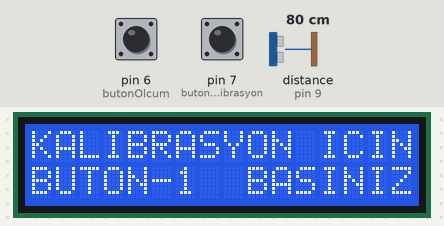
A sketch run on a simulated Arduino Uno, built with avr-gcc and run on an emulated ATmega328P. Parts: 16×2 character LCD. The test bench sets the inputs (shaded band); at power-on: pin 7 (butonKalibrasyon) LOW, pin 6 (butonOlcum) LOW, distance to the obstacle (sensor on pin 9) 80 cm. The echo pulse lasts 58.3 µs per cm.

Above: at 1.2 s.
1.3 s: pin 7 (butonKalibrasyon) pulled HIGH for 0.15 s
At 2.7 s:
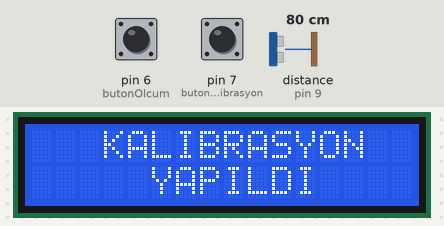
4.4 s: pin 6 (butonOlcum) pulled HIGH for 0.15 s
At 4.9 s:
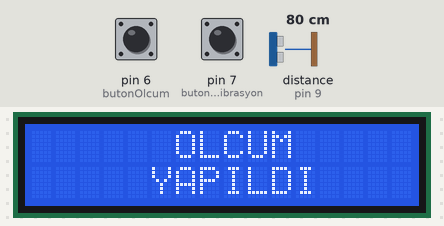
At 7.8 s:
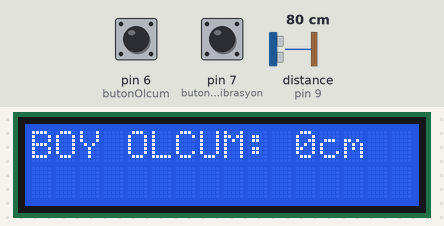
Timing chart, 0 to 9.3 s (numbered marks = the images above; inputs shaded):
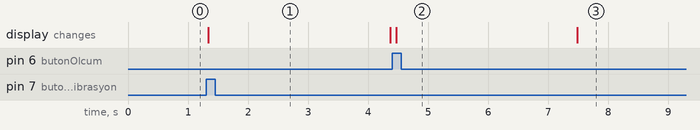

The sketch:

Kod.ino
```cpp
#include <LiquidCrystal_I2C.h>
#include <Wire.h>
LiquidCrystal_I2C lcd(0x27, 16, 2);
int trigPin = 10;
int echoPin = 9;
int butonKalibrasyon=7;
int butonOlcum=6;
int kalibrasyonYapildimi=0;
int olcumYapildimi=0;
int toplamMesafe;
int mesafe;
void setup() {
  lcd.begin();
  pinMode(trigPin,OUTPUT);
  pinMode(echoPin,INPUT);
  pinMode(butonKalibrasyon,INPUT);
  pinMode(butonOlcum,INPUT);
}
void loop() {
  while(kalibrasyonYapildimi==0){ //Kalibrasyon yapılmadıysa
    lcd.setCursor(0,0);             //Gir
    lcd.print("KALIBRASYON ICIN");
    lcd.setCursor(0,1);
    lcd.print("BUTON-1  BASINIZ");
    if(digitalRead(butonKalibrasyon)==HIGH){
      toplamMesafe=MesafeOlc();
      kalibrasyonYapildimi=1;  //Kalibrasyon Yapıldı
      lcd.setCursor(0,0);      //Döngüden Çık
      lcd.print("   KALIBRASYON  ");
      lcd.setCursor(0,1);
      lcd.print("     YAPILDI    ");
      delay(3000);
    }
  }
  while(olcumYapildimi==0){ //Ölçüm Yapılmadıysa Gir
    lcd.setCursor(0,0);
    lcd.print("   OLCUM ICIN   ");
    lcd.setCursor(0,1);
    lcd.print("BUTON-2  BASINIZ");
    if(digitalRead(butonOlcum)==HIGH){
      mesafe = MesafeOlc();
      olcumYapildimi=1; //Ölçüm Yapıldı
      lcd.setCursor(0,0);   //Döngüden çık
      lcd.print("      OLCUM     ");
      lcd.setCursor(0,1);
      lcd.print("     YAPILDI    ");
      delay(3000);
    }
  }
  lcd.clear();
  lcd.setCursor(0,0);
  lcd.print("BOY OLCUM: ");  //Boy'u ekrana
  lcd.print(toplamMesafe-mesafe); //Yazdir
  lcd.print("cm");
  olcumYapildimi=0; //Tekrar ölçüm yapılması için
  delay(5000);  //5 Sn bekle
}
int MesafeOlc(){
  digitalWrite(trigPin,HIGH); //Enerji Verdik
  delayMicroseconds(10); //10 bekledik
  digitalWrite(trigPin,LOW); //Enerji Kestik
  unsigned long sure = pulseIn(echoPin, HIGH);
  return (int)sure*0.034/2;
}
```

Measured:
- after the input at 1.3 s, the display: changes at once (image 1)
- after the input at 4.4 s, the display: changes after 0.07 s (image 2)
